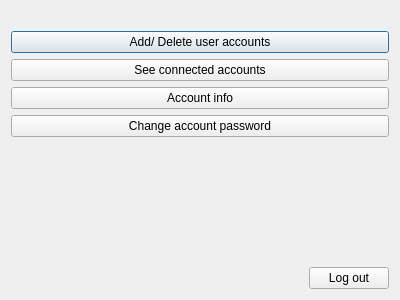
<?xml version="1.0" encoding="UTF-8"?>
<ui version="4.0">
 <class>AdminMainDialog</class>
 <widget class="QDialog" name="AdminMainDialog">
  <property name="geometry">
   <rect>
    <x>0</x>
    <y>0</y>
    <width>400</width>
    <height>300</height>
   </rect>
  </property>
  <property name="windowTitle">
   <string>Dialog</string>
  </property>
  <layout class="QVBoxLayout" name="verticalLayout">
   <item>
    <widget class="QLabel" name="WelcomeLabel">
     <property name="sizePolicy">
      <sizepolicy hsizetype="Preferred" vsizetype="Preferred">
       <horstretch>0</horstretch>
       <verstretch>0</verstretch>
      </sizepolicy>
     </property>
     <property name="styleSheet">
      <string notr="true">font: 18pt &quot;Times New Roman&quot;;</string>
     </property>
     <property name="text">
      <string/>
     </property>
    </widget>
   </item>
   <item>
    <widget class="QPushButton" name="manageUserAccount">
     <property name="text">
      <string>Add/ Delete user accounts</string>
     </property>
    </widget>
   </item>
   <item>
    <widget class="QPushButton" name="seeUserAccount">
     <property name="text">
      <string>See connected accounts</string>
     </property>
    </widget>
   </item>
   <item>
    <widget class="QPushButton" name="accountInfo">
     <property name="text">
      <string>Account info</string>
     </property>
    </widget>
   </item>
   <item>
    <widget class="QPushButton" name="changePassword">
     <property name="text">
      <string>Change account password</string>
     </property>
    </widget>
   </item>
   <item>
    <spacer name="verticalSpacer">
     <property name="orientation">
      <enum>Qt::Vertical</enum>
     </property>
     <property name="sizeHint" stdset="0">
      <size>
       <width>20</width>
       <height>40</height>
      </size>
     </property>
    </spacer>
   </item>
   <item alignment="Qt::AlignRight">
    <widget class="QPushButton" name="pushButton">
     <property name="text">
      <string>Log out</string>
     </property>
    </widget>
   </item>
  </layout>
 </widget>
 <resources/>
 <connections/>
</ui>
